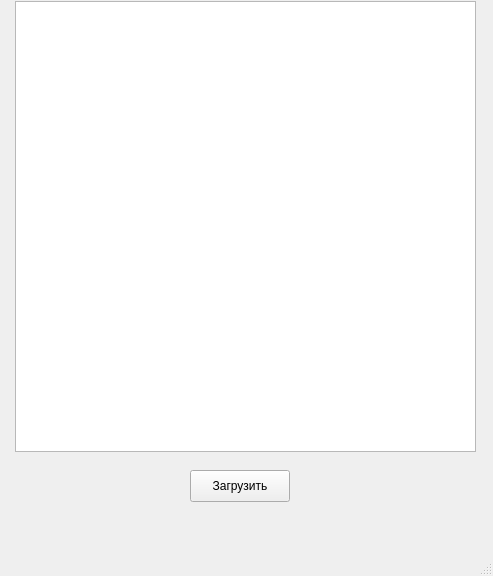
<?xml version="1.0" encoding="UTF-8"?>
<ui version="4.0">
 <class>MainWindow</class>
 <widget class="QMainWindow" name="MainWindow">
  <property name="geometry">
   <rect>
    <x>0</x>
    <y>0</y>
    <width>493</width>
    <height>576</height>
   </rect>
  </property>
  <property name="windowTitle">
   <string>MainWindow</string>
  </property>
  <widget class="QWidget" name="centralwidget">
   <widget class="QTableWidget" name="tableWidget">
    <property name="geometry">
     <rect>
      <x>15</x>
      <y>1</y>
      <width>461</width>
      <height>451</height>
     </rect>
    </property>
   </widget>
   <widget class="QPushButton" name="btnLoad">
    <property name="geometry">
     <rect>
      <x>190</x>
      <y>470</y>
      <width>100</width>
      <height>32</height>
     </rect>
    </property>
    <property name="text">
     <string>Загрузить</string>
    </property>
   </widget>
  </widget>
  <widget class="QMenuBar" name="menubar">
   <property name="geometry">
    <rect>
     <x>0</x>
     <y>0</y>
     <width>493</width>
     <height>33</height>
    </rect>
   </property>
  </widget>
  <widget class="QStatusBar" name="statusbar"/>
 </widget>
 <resources/>
 <connections/>
</ui>
